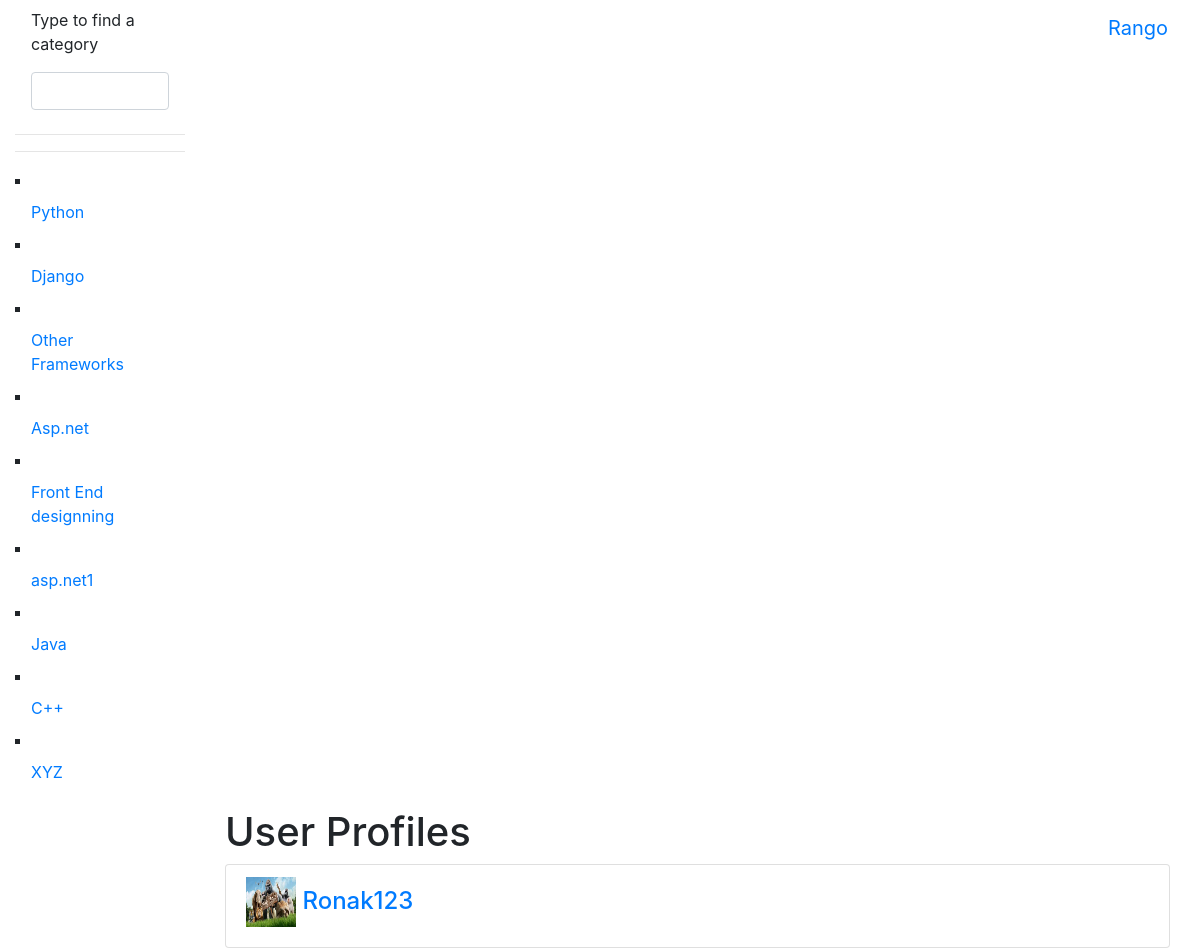
Before: /rango/List_Profile/ (signed in) with the older database file.
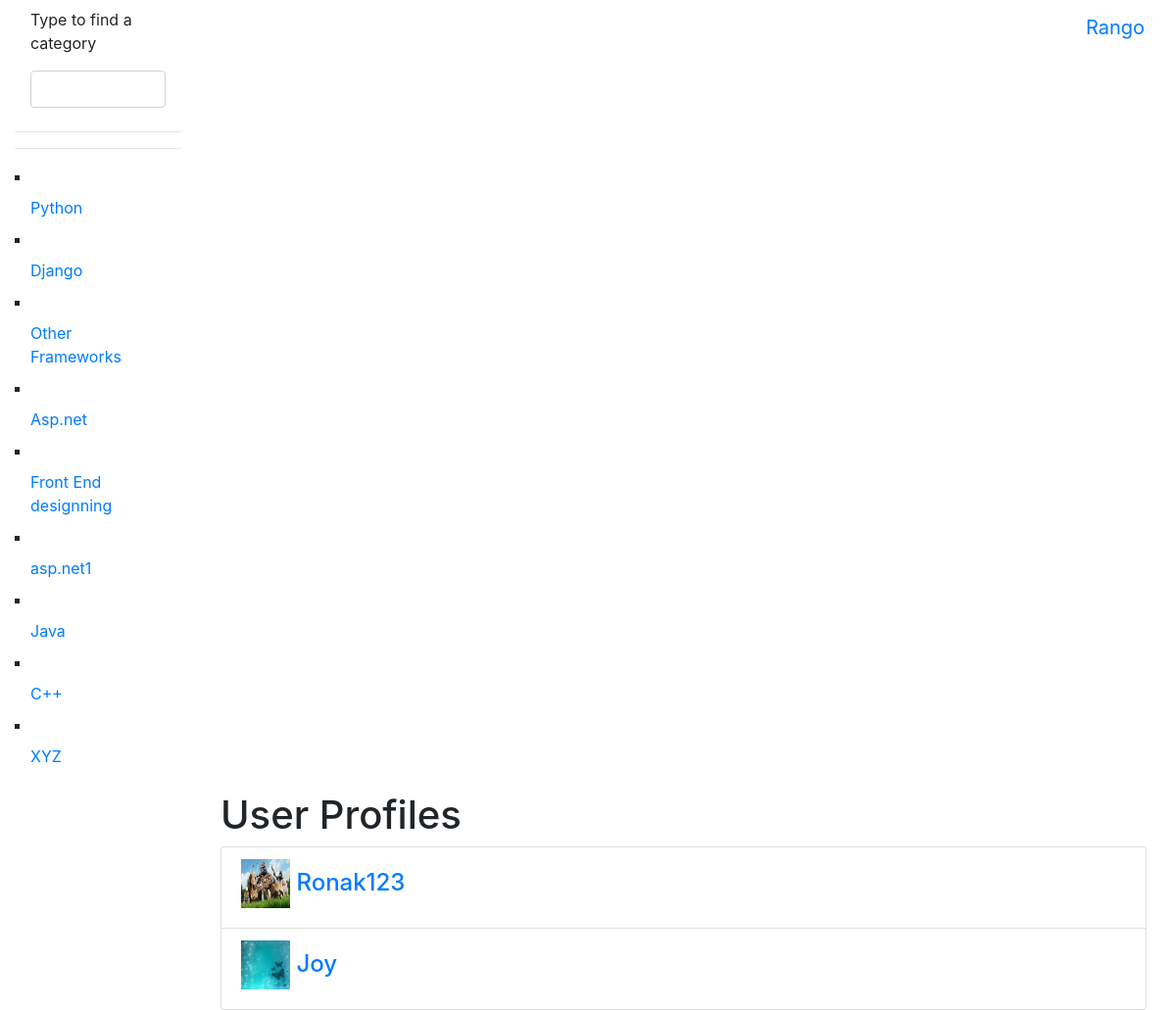
After: the same page with the newer database file.
### rango/models.py (models this page shows, shortened)
class Category(models.Model):
    name = models.CharField(max_length=128, unique=True)
    like = models.IntegerField(default=0)
    views = models.IntegerField(default=0)
    slug = models.SlugField(unique=True)
    class Meta:
        verbose_name_plural = 'Categories'

class User_Profile(models.Model):
    user=models.OneToOneField(User,on_delete=models.CASCADE,)
    website=models.URLField(blank=True)
    picture=models.ImageField(upload_to='profile_images',blank=True)

### rango/views.py (the view)
@login_required
def list_user(request):
    userlist=User_Profile.objects.all()
    return render(request,'rango_t/list_profile.html',{'userprofile_list':userlist})

### rango/templatetags/rango_template_tags.py (called while the page is built)
@register.inclusion_tag('rango_t/cats.html')
def get_category_list(cat=None):
    return {'cats': Category.objects.all()}

### templates/rango_t/list_profile.html (shortened to what this page needs)
{% extends 'rango_t/base_bootstrap.html' %}
{% load staticfiles %}
{% block body_block %}
<h1>User Profiles</h1>
<div class="panel">
    {% if userprofile_list %}
    <div class='panel-heading' >
        <div class="panel-body">
            <div class='list-group'>
                {% for listuser in userprofile_list %}
                <div class="list-group-item">
                        <h4 class="list-group-item-heading">
                            <img src="{{ MEDIA_URL }}{{ listuser.picture }}" alt="http://lorempixel.com/64/64/people/" height="50" width="50"/>
                                <a href="{% url 'view_profile' listuser.user.username %}">
                                {{ listuser.user.username }}</a> </h4>
                </div>
                {% endfor %}
            </div>
        </div>
    </div>
    {% else %}
        <p> There are no users for this site </p>
    {% endif %}
</div>
{% endblock %}

### templates/rango_t/cats.html (shortened to what this page needs)
{% for c in cats %}
    {% if c == act_cat %}
    <li type="square" class="nav-item"> <strong>
<a href="{% url 'show_category' c.slug %}" class="nav-link">{{ c.name }}</a> </strong><span class="badge badge-pill badge-primary">{{page.views}}</span>
</li> {% else %}
<li type="square" class="nav-item">
<a href="{% url 'show_category' c.slug %}" class="nav-link" >{{ c.name }}</a>
</li> {% endif %}
{% endfor %}

Changed rows visible on the page:
added User_Profile: picture (picture), user.username "Joy"
